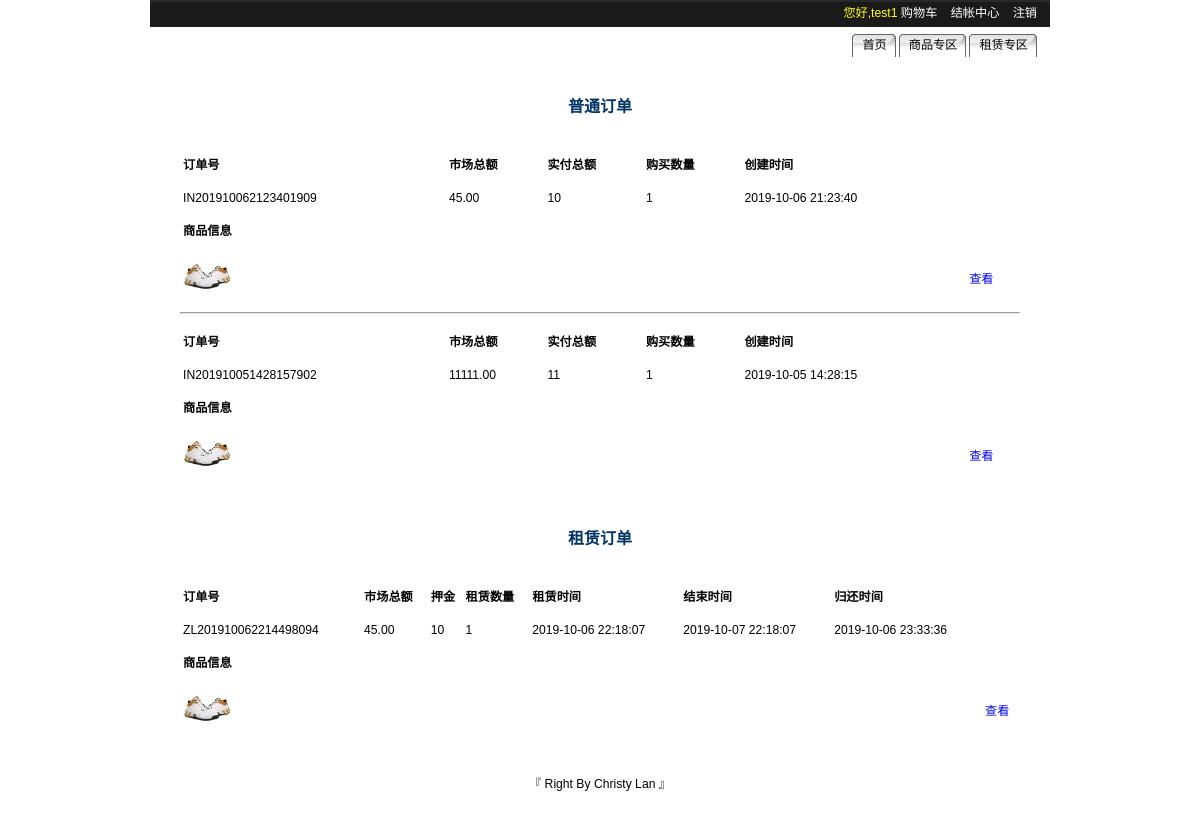
Page /orders.php (signed in) on the committed database.
### tables this page shows
CREATE TABLE `orders` (
  `id` int(10) unsigned NOT NULL AUTO_INCREMENT,
  `orderid` varchar(255) DEFAULT NULL COMMENT '订单号',
  `beforetotalprice` varchar(255) DEFAULT NULL COMMENT '市场总金额',
  `aftertotalprice` varchar(255) DEFAULT NULL COMMENT '实付总金额',
  `buycount` varchar(255) DEFAULT NULL COMMENT '购买数量',
  `createtime` datetime DEFAULT NULL COMMENT '创建时间',
  `userid` int(11) DEFAULT NULL COMMENT '用户id',
  `goodsid` varchar(255) DEFAULT NULL COMMENT '商品编号',
  `add_id` varchar(255) DEFAULT NULL COMMENT '收货信息编号',
  `status` int(11) DEFAULT NULL COMMENT '订单状态',
  PRIMARY KEY (`id`)
);

CREATE TABLE `list` (
  `list_id` int(10) unsigned NOT NULL AUTO_INCREMENT COMMENT '商品编号',
  `list_name` varchar(100) NOT NULL COMMENT '商品名字',
  `list_face` varchar(80) DEFAULT NULL COMMENT '商品图片',
  `list_myprice` float(8,2) NOT NULL COMMENT '商品价格',
  `list_onprice` float(8,2) NOT NULL COMMENT '商品市场价',
  `list_nums` int(5) DEFAULT NULL COMMENT '商品库存量',
  `list_detail` text COMMENT '商品简介',
  `list_time` datetime DEFAULT NULL COMMENT '上架时间',
  `list_seetimes` int(11) DEFAULT NULL COMMENT '商品点击量',
  `small_id` int(10) unsigned DEFAULT NULL COMMENT '小分类编号',
  PRIMARY KEY (`list_id`),
  KEY `small_id` (`small_id`),
  CONSTRAINT `list_ibfk_1` FOREIGN KEY (`small_id`) REFERENCES `smalltype` (`small_id`)
);

CREATE TABLE `leases_orders` (
  `id` int(10) unsigned NOT NULL AUTO_INCREMENT,
  `orderid` varchar(255) DEFAULT NULL COMMENT '租赁订单号',
  `beforetotalprice` varchar(255) DEFAULT NULL COMMENT '租赁总价格',
  `buycount` varchar(255) DEFAULT NULL COMMENT '购买数量',
  `leasetime` varchar(255) DEFAULT NULL COMMENT '租赁时间',
  `starttime` datetime DEFAULT NULL COMMENT '开始时间',
  `endtime` datetime DEFAULT NULL COMMENT '结束时间',
  `status` int(11) DEFAULT NULL COMMENT '订单状态',
  `aftertotalprice` varchar(255) DEFAULT NULL COMMENT '租赁价格',
  `createtime` datetime DEFAULT NULL COMMENT '创建时间',
  `backtime` datetime DEFAULT NULL COMMENT '归还时间',
  `goodsid` varchar(255) DEFAULT NULL COMMENT '商品编号',
  `add_id` int(11) DEFAULT NULL COMMENT '收货编号',
  `userid` int(11) DEFAULT NULL COMMENT '用户编号',
  `lease_days` int(11) DEFAULT '1' COMMENT '租赁天数',
  PRIMARY KEY (`id`) USING BTREE
);

CREATE TABLE `lease` (
  `list_id` int(10) unsigned NOT NULL AUTO_INCREMENT COMMENT '商品编号',
  `list_name` varchar(100) NOT NULL COMMENT '商品名字',
  `list_face` varchar(80) NOT NULL COMMENT '商品图片',
  `list_myprice` float(8,2) NOT NULL COMMENT '商品价格',
  `list_onprice` float(8,2) NOT NULL COMMENT '商品市场价',
  `list_nums` int(5) DEFAULT NULL COMMENT '商品库存量',
  `list_detail` text COMMENT '商品简介',
  `list_time` datetime DEFAULT NULL COMMENT '上架时间',
  `list_seetimes` int(11) DEFAULT NULL COMMENT '商品点击量',
  `lease_time` int(11) DEFAULT '1' COMMENT '租赁天数',
  `deposit` int(11) DEFAULT '10' COMMENT '租赁押金',
  PRIMARY KEY (`list_id`)
);

### includes/orders.inc.php (called while the page is built)
<?php
include_once 'conn.php';
$user = json_decode($_COOKIE['user'],true);
$orders = findAll("select * from orders where userid = ".$user['user_id'].' order by createtime desc',$mysqli);
foreach ($orders as $key => $s) {
  $goods = findAll("select * from list where list_id in(".$s['goodsid'].")",$mysqli);
  $orders[$key]['goods'] = $goods;
}
$leases_orders = findAll("select * from leases_orders where userid = ".$user['user_id'].' order by createtime desc',$mysqli);
foreach ($leases_orders as $k => $l) {
  $lease_goods = findAll("select * from lease where list_id in(".$l['goodsid'].")",$mysqli);
  $leases_orders[$k]['goods'] = $lease_goods;
}
?>

### includes/conn.php (called while the page is built, shortened)
<?php
function findAll($sql,$mysqli){
  $result = $mysqli->query($sql);
  $twos = array();
  if ($result){
  	while ($ones = $result->fetch_assoc()){
  		$twos[] = $ones;
  	}
  }
  return $twos;
}
?>

### orders.php (the view, shortened to what this page needs)
<?php
include_once 'includes/orders.inc.php';
?>
<!DOCTYPE html PUBLIC "-//W3C//DTD HTML 4.01 Transitional//EN" "http://www.w3.org/TR/html4/loose.dtd">
<html>
<head>
<link href="css/style.css" rel="stylesheet" type="text/css">
</head>
<body>
	<div id="container">
		<?php include 'header.php';?>
		<div id="wrapper">
			<div id="contentCenter" style="margin:0;">
				<div id="register" style="background:none;height:auto;width:100%;">
					<div class="reg_title">普通订单</div>
					<div class="reg_body">
						<?php if (!empty($orders)):?>
		          <?php foreach ($orders as $key => $s):?>
		            <?php if($key > 0):?>
		              <hr />
		            <?php endif;?>
		  					<table id="buylist" border="0" cellpadding="0" cellspacing="3" style="width: 100%;">
		                <tr>
		                  <th scope="col">订单号</th>
		                  <th scope="col">市场总额</th>
		    							<th scope="col">实付总额</th>
		    							<th scope="col">购买数量</th>
		                  <th scope="col">创建时间</th>
		                </tr>
		                <tr>
		                  <td><?php echo $s['orderid'];?></td>
		                  <td><?php echo $s['beforetotalprice'];?></td>
		                  <td><?php echo $s['aftertotalprice'];?></td>
		                  <td><?php echo $s['buycount'];?></td>
		                  <td><?php echo $s['createtime'];?></td>
		                </tr>
		                <tr>
		                  <th colspan="6">商品信息</th>
		                </tr>
		                <tr>
		                  <td colspan="5">
		                  <?php foreach ($s['goods'] as $g):?>
		                      <a href="/goodDetail.php?act=detailedgood&gid=<?php echo $g['list_id'];?>"><img src="<?php echo '/'.$g['list_face'];?>" style="height:60px;"></a>
		                  <?php endforeach;?>
		                  </td>
		                  <td> <a href="/orders_show.php?id=<?php echo $s['orderid']?>">查看</a> </td>
		                </tr>
		  					</table>
		          <?php endforeach;?>
						<?php else:?>
							<span style="text-align: center;display:block;">暂无订单</span>
						<?php endif;?>
					</div>
					<?php if (!empty($leases_orders)):?>
					<div class="reg_title">租赁订单</div>
					<div class="reg_body">
		          <?php foreach ($leases_orders as $key => $s):?>
		  					<table id="buylist" border="0" cellpadding="0" cellspacing="3" style="width: 100%;">
		                <tr>
		                  <th scope="col">订单号</th>
		                  <th scope="col">市场总额</th>
		    							<th scope="col">押金</th>
		    							<th scope="col">租赁数量</th>
		                  <th scope="col">租赁时间</th>
											<th scope="col">结束时间</th>
											<?php if(!empty($s['backtime'])):?>
											<th scope="col">归还时间</th>
											<?php endif;?>
		                </tr>
		                <tr>
		                  <td><?php echo $s['orderid'];?></td>
		                  <td><?php echo $s['beforetotalprice'];?></td>
		                  <td><?php echo $s['aftertotalprice'];?></td>
		                  <td><?php echo $s['buycount'];?></td>
		                  <td><?php echo $s['leasetime'];?></td>
											<td><?php echo $s['endtime'];?></td>
											<?php if(!empty($s['backtime'])):?>
											<td><?php echo $s['backtime'];?></td>
											<?php endif;?>
		                </tr>
		                <tr>
		                  <th colspan="6">商品信息</th>
		                </tr>
		                <tr>
											<?php if(empty($s['backtime'])):?>
												<?php $col = 6;?>
											<?php else:?>
												<?php $col = 7;?>
											<?php endif;?>
		                  <td colspan="<?php echo $col;?>">
		                  <?php foreach ($s['goods'] as $g):?>
		                      <a href="/leaseDetail.php?act=detailedlease&gid=<?php echo $g['list_id'];?>"><img src="<?php echo '/'.$g['list_face'];?>" style="height:60px;"></a>
		                  <?php endforeach;?>
		                  </td>
		                  <td> <a href="/orders_show.php?id=<?php echo $s['orderid']?>">查看</a> </td>
		                </tr>
		  					</table>
		          <?php endforeach;?>
					</div>
					<?php endif;?>
				</div>
			</div>
		</div>
		<div id="footer"><meta http-equiv="Content-Type" content="text/html; charset=utf-8" />
<label>『 Right By Christy Lan 』</label></div>
	</div>
</body>
</html>

### css/style.css (style rules this page uses)
* { margin: 0; padding: 0; }
body { font:76% Arial, Verdana, Tahoma, sans-serif; text-align:center; }
a { text-decoration: none; }
#container { text-align:left; width:900px; margin:0 auto; }
#wrapper { float:left; width:100%; background-color: #fff; }
#footer { clear:left; width:100%; height: 50px; padding-top:30px; text-align: center; }
#buylist { margin-top:10px; width:539px; }
#contentCenter { clear:both; margin:0 150px; }
#register { width:600px; height:677px; }
.reg_title { color:#003366; font-size:16px; font-weight:700; height:60px; line-height:60px; margin-top:20px; text-align: center; }
.reg_body { line-height: 30px; padding:0 30px; }

### rows in the picture
orders: orderid "IN201910062123401909", beforetotalprice "45.00", aftertotalprice "10", buycount "1", createtime "2019-10-06 21:23:40"
list: list_face (picture)
orders: orderid "IN201910051428157902", beforetotalprice "11111.00", aftertotalprice "11", buycount "1", createtime "2019-10-05 14:28:15"
list: list_face (picture)
leases_orders: shows "归还时间", orderid "ZL201910062214498094", beforetotalprice "45.00", aftertotalprice "10", buycount "1", leasetime "2019-10-06 22:18:07", endtime "2019-10-07 22:18:07", backtime "2019-10-06 23:33:36"
lease: list_face (picture)

### other values in the picture
$user['user_name'] "test1"
